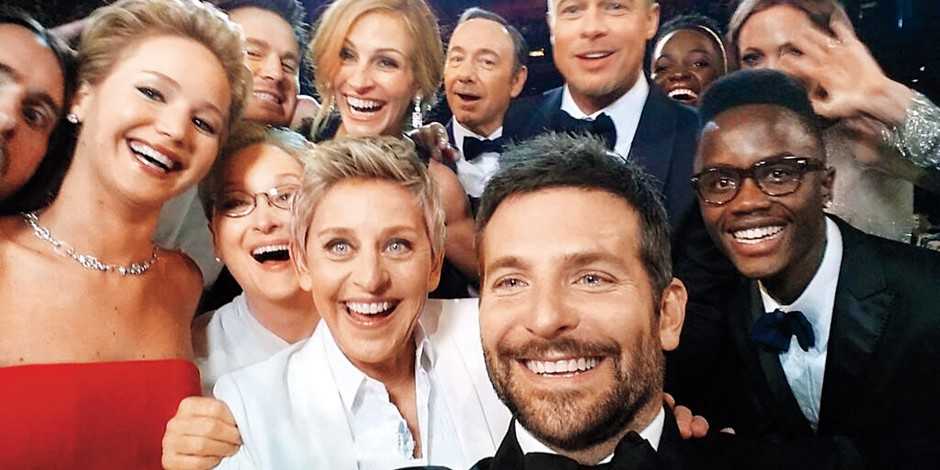
#> input picture selfie.jpg, 940 x 470 px
$ python face_detection_image.py
#> lines starting #> are read from the running program, lines starting #| are printed output that depends on the picture; after the words box and inside, x2 and y2 are one past the last pixel; in counts of white or black regions, pixels touching at a corner belong together
#!/usr/bin/env python2
# -*- coding: utf-8 -*-
"""
Created on Sat Jan 27 00:37:34 2018

@author: aniketdwivedi
"""

import cv2
import numpy as np

face_cascade=cv2.CascadeClassifier('haarcascade_frontalface_default.xml')
eye_cascade=cv2.CascadeClassifier('haarcascade_eye.xml')

img = cv2.imread('selfie.jpg')
#> img is the input picture: shape (470, 940, 3); mean B, G, R 98.4, 110, 142.1
gray=cv2.cvtColor(img,cv2.COLOR_BGR2GRAY)
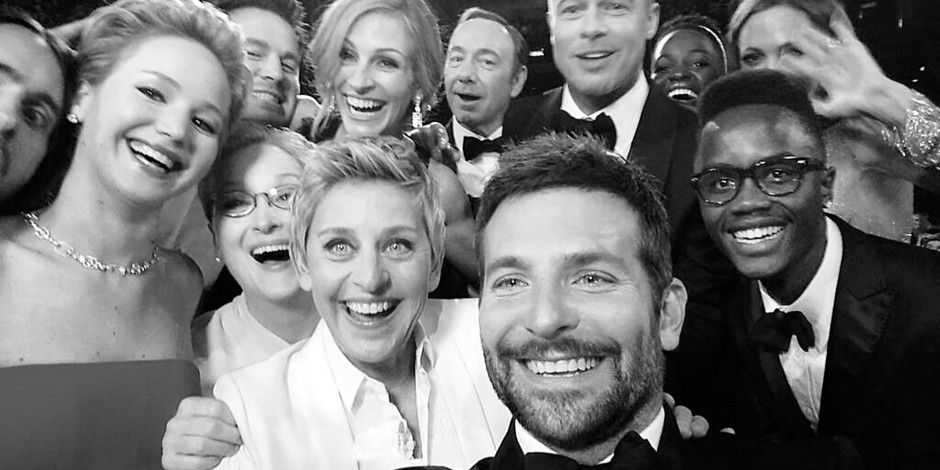
#> gray: shape (470, 940); min 0, max 255, mean 118.3


face=face_cascade.detectMultiScale(gray,1.3,5)
#> face = [[428, 23, 86, 86], [311, 16, 113, 113], [294, 186, 153, 153], [451, 198, 206, 206]]

for(x,y,w,h) in face:
	cv2.rectangle(img, (x,y),(x+w,y+h),(255,0,0),2)
	roi_gray=gray[y:y+h, x:x+w]
	roi_color=img[y:y+h, x:x+w]
	eyes = eye_cascade.detectMultiScale(roi_gray)
	for (ex,ey,ew,eh) in eyes:
		cv2.rectangle(roi_color,(ex,ey),(ex+ew,ey+eh),(0,0,255),2)
#> this loop made 4 passes
#> (x, y, w, h, eyes) on passes 1 to 4: (428, 23, 86, 86, [[18, 26, 22, 22], [48, 28, 23, 23]]), (311, 16, 113, 113, [[25, 32, 22, 22], [61, 34, 25, 25]]), (294, 186, 153, 153, [[23, 40, 42, 42], [83, 40, 39, 39]]), (451, 198, 206, 206, [[33, 60, 52, 52], [105, 51, 58, 58]])
#> pass 1, `roi_gray=gray[y:y+h, x:x+w]`:
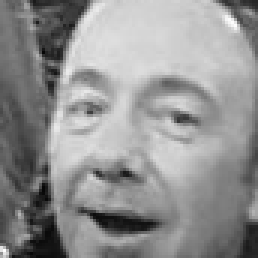
#> roi_gray: shape (86, 86) (shown 3 times larger); min 6, max 253, mean 145.4
#> pass 1, `roi_color=img[y:y+h, x:x+w]`:
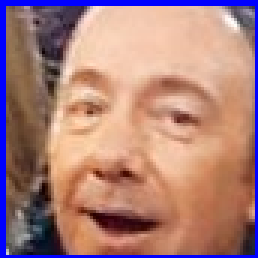
#> roi_color: shape (86, 86, 3) (shown 3 times larger); mean B, G, R 122.8, 127.2, 170.5
#> pass 2, `roi_color=img[y:y+h, x:x+w]`:
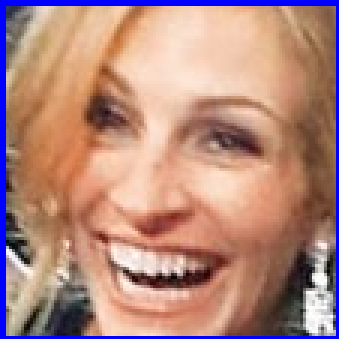
#> roi_color: shape (113, 113, 3) (shown 3 times larger); mean B, G, R 126.2, 136.7, 179.4
#> after the loop:
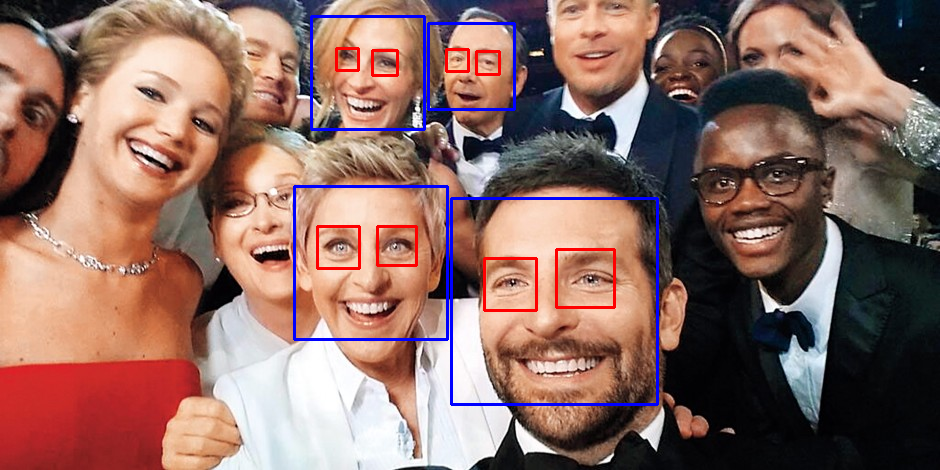
#> img: shape (470, 940, 3); 2.27% of pixels changed, all inside (x1, y1, x2, y2) = (293, 15, 659, 406)
#> after the loop:
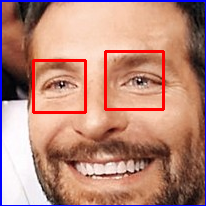
#> roi_color: shape (206, 206, 3); mean B, G, R 121.9, 135.4, 185.3
#> after the loop:
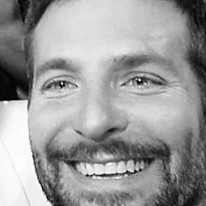
#> roi_gray: shape (206, 206); min 0, max 255, mean 154.9


print(len(face))
#| 4
cv2.imshow('img',img)
cv2.waitKey(0)
cv2.destroyAllWindows()
